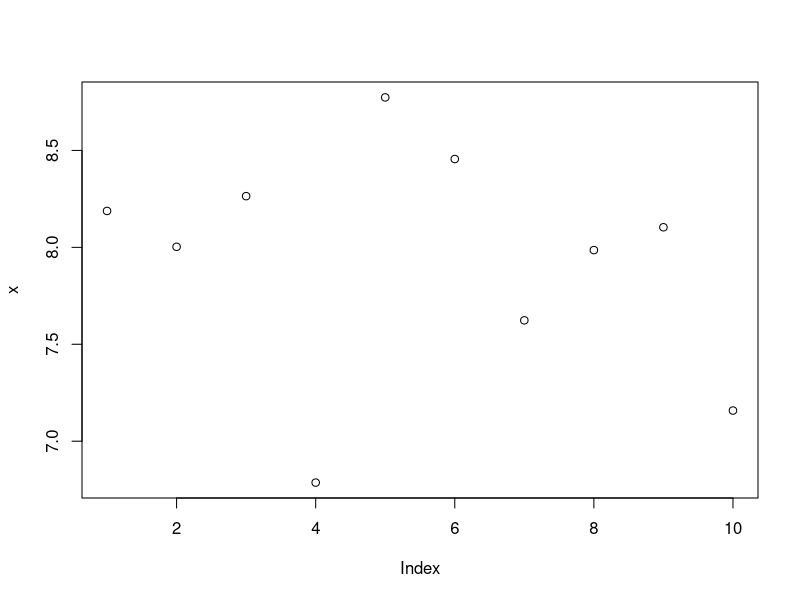
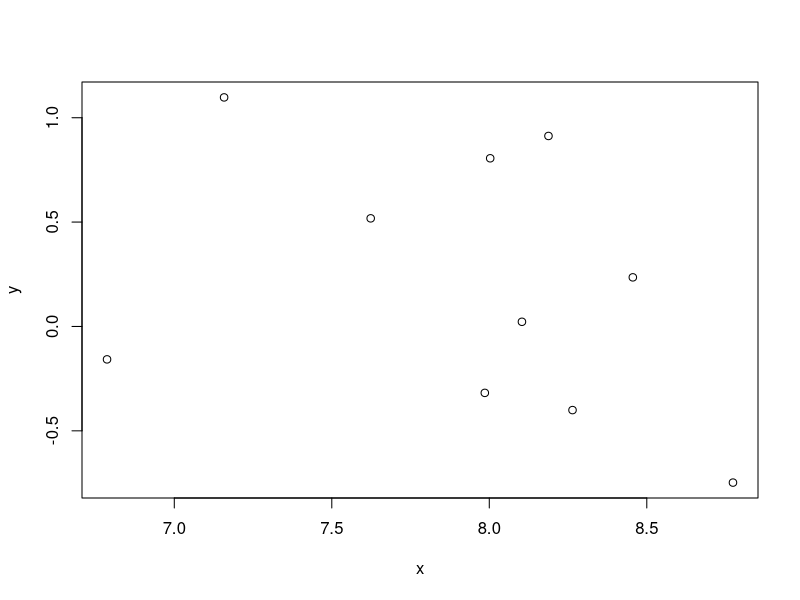
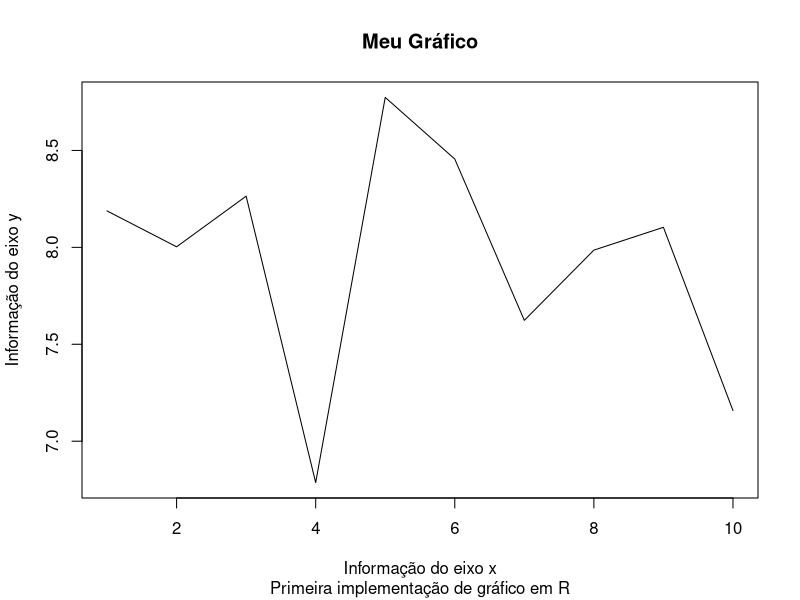
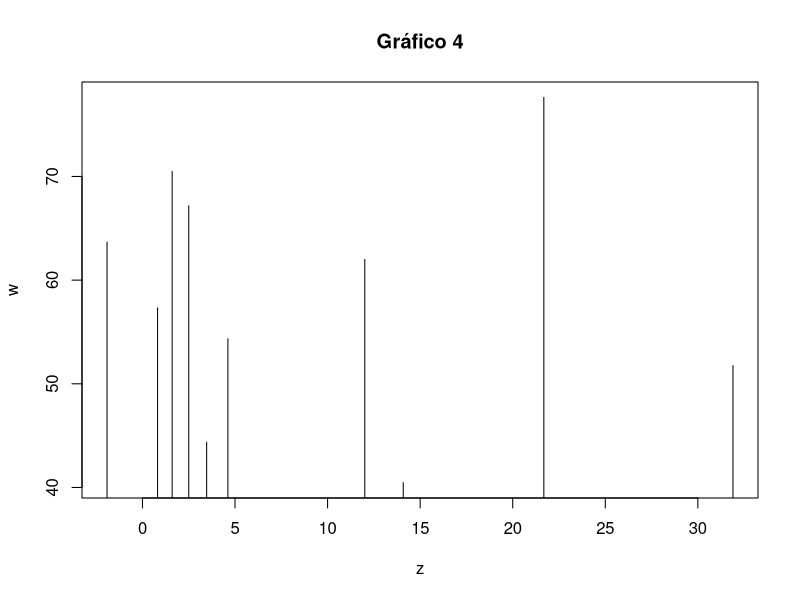
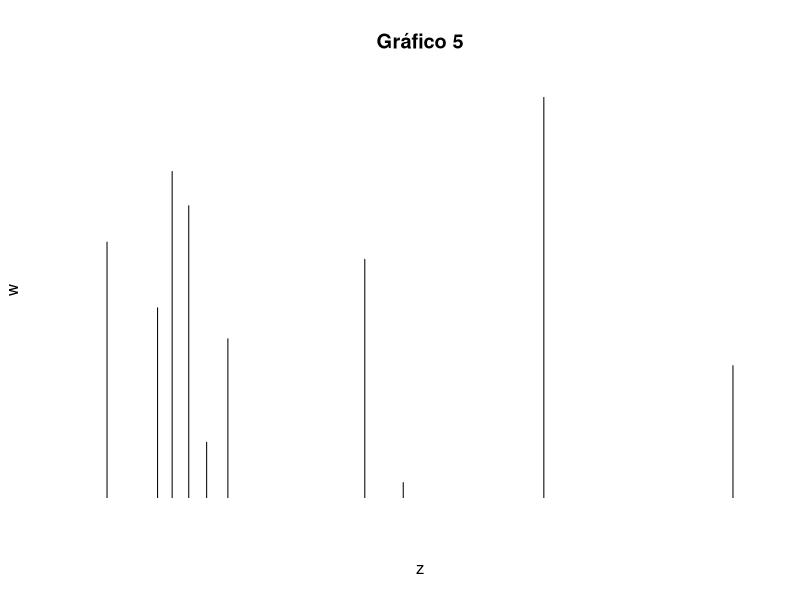
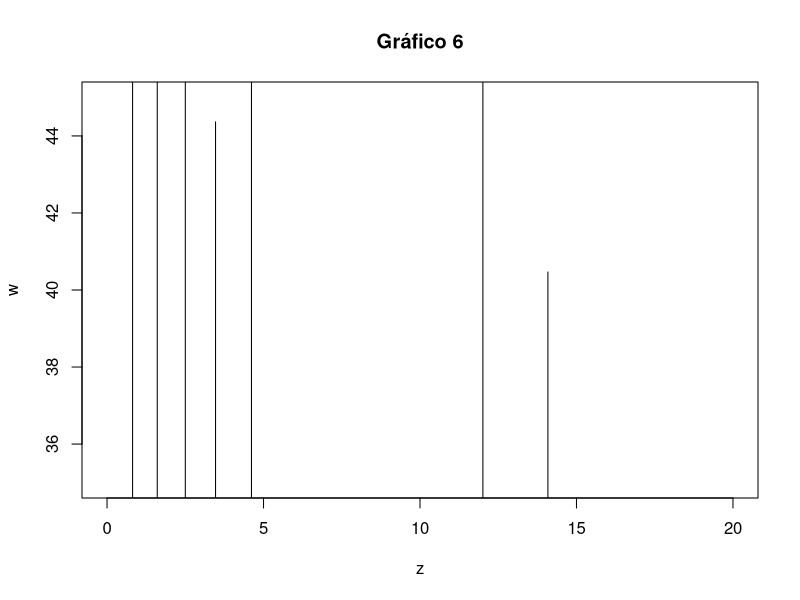
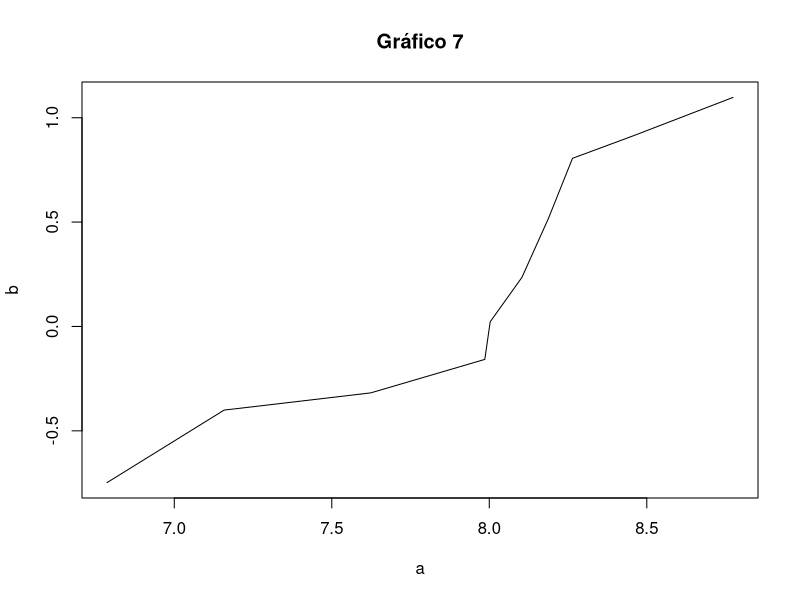
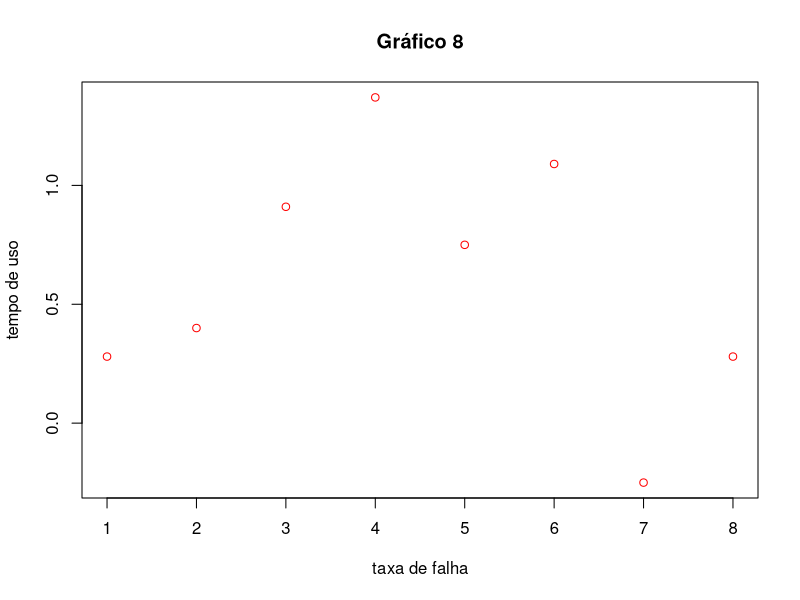

Write the R code that produced these figures, in order.
# Gráficos

# Retorna dados randomicos. Parâmetros: quantidade, média, desvio
v <- rnorm(10, 7, 1); v
x <- rnorm(10, 8, 1); x 
y <- rnorm(10, 0, 1); y
z <- rnorm(10, 10, 10); z
w <- rnorm(10, 50, 20); w
a <- sort(x); a
b <- sort(y); b

plot(x) # Gráfico 1
plot(x, y) # Gráfico2

# Incrementando informações ( Gráfico3, Gráfico4 )

plot(x, main = "Meu Gráfico", sub = "Primeira implementação de gráfico em R", type = "l", xlab = "Informação do eixo x", ylab = "Informação do eixo y")
plot(z, w, main = "Gráfico 4", type = "h")
plot(z, w, main = "Gráfico 5", type = "h", axes = FALSE)
plot(z, w, main = "Gráfico 6", type = "h", xlim = c(0,20), ylim = c(35,45))
plot(a, b, main = "Gráfico 7", type = "l")

c <- c(0.28, 0.4, 0.91, 1.37, 0.75, 1.09, -0.25, 0.28)

plot(c, main = "Gráfico 8", xlab="taxa de falha", ylab = "tempo de uso", col="red")
plot(x, main = "Gráfico 9", type= "p", pch = 24, col="blue")
plot(v, main = "Gráfico 10", type= "p", pch = 25, col="red")

# Sobrepondo gráficos
plot(x, main = "Gráfico 11", type= "p", pch = 24, col="blue")
points(v, type= "p", pch = 25, col="red")
